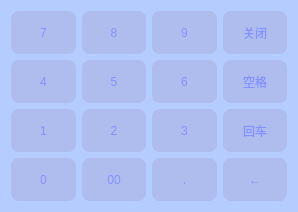
<?xml version="1.0" encoding="UTF-8"?>
<ui version="4.0">
 <class>frmNum</class>
 <widget class="QWidget" name="frmNum">
  <property name="geometry">
   <rect>
    <x>0</x>
    <y>0</y>
    <width>298</width>
    <height>212</height>
   </rect>
  </property>
  <property name="windowTitle">
   <string>数字键盘</string>
  </property>
  <property name="styleSheet">
   <string notr="true">
QWidget
{
	
	background-color: rgb(180, 204, 255);
}
QPushButton
{
	
	font: 75 16pt &quot;华康娃娃体W5(P)&quot;;
	
	color: rgb(133, 145, 255);
	background-color: rgba(145,111, 155,43);
	border:none;
	border-radius:8px;
}
QPushButton:pressed
{
	
	background-color: rgba(145,111, 155, 83);
	border:none;
	border-radius:8px;
}</string>
  </property>
  <layout class="QGridLayout" name="gridLayout">
   <item row="0" column="0">
    <widget class="QPushButton" name="btn7">
     <property name="sizePolicy">
      <sizepolicy hsizetype="Ignored" vsizetype="Expanding">
       <horstretch>0</horstretch>
       <verstretch>0</verstretch>
      </sizepolicy>
     </property>
     <property name="focusPolicy">
      <enum>Qt::NoFocus</enum>
     </property>
     <property name="text">
      <string>7</string>
     </property>
     <property name="flat">
      <bool>false</bool>
     </property>
    </widget>
   </item>
   <item row="0" column="1">
    <widget class="QPushButton" name="btn8">
     <property name="sizePolicy">
      <sizepolicy hsizetype="Ignored" vsizetype="Expanding">
       <horstretch>0</horstretch>
       <verstretch>0</verstretch>
      </sizepolicy>
     </property>
     <property name="focusPolicy">
      <enum>Qt::NoFocus</enum>
     </property>
     <property name="text">
      <string>8</string>
     </property>
     <property name="flat">
      <bool>false</bool>
     </property>
    </widget>
   </item>
   <item row="0" column="2">
    <widget class="QPushButton" name="btn9">
     <property name="sizePolicy">
      <sizepolicy hsizetype="Ignored" vsizetype="Expanding">
       <horstretch>0</horstretch>
       <verstretch>0</verstretch>
      </sizepolicy>
     </property>
     <property name="focusPolicy">
      <enum>Qt::NoFocus</enum>
     </property>
     <property name="text">
      <string>9</string>
     </property>
    </widget>
   </item>
   <item row="0" column="3">
    <widget class="QPushButton" name="btnClose">
     <property name="sizePolicy">
      <sizepolicy hsizetype="Ignored" vsizetype="Expanding">
       <horstretch>0</horstretch>
       <verstretch>0</verstretch>
      </sizepolicy>
     </property>
     <property name="focusPolicy">
      <enum>Qt::NoFocus</enum>
     </property>
     <property name="text">
      <string>关闭</string>
     </property>
    </widget>
   </item>
   <item row="1" column="0">
    <widget class="QPushButton" name="btn4">
     <property name="sizePolicy">
      <sizepolicy hsizetype="Ignored" vsizetype="Expanding">
       <horstretch>0</horstretch>
       <verstretch>0</verstretch>
      </sizepolicy>
     </property>
     <property name="focusPolicy">
      <enum>Qt::NoFocus</enum>
     </property>
     <property name="text">
      <string>4</string>
     </property>
     <property name="flat">
      <bool>false</bool>
     </property>
    </widget>
   </item>
   <item row="1" column="1">
    <widget class="QPushButton" name="btn5">
     <property name="sizePolicy">
      <sizepolicy hsizetype="Ignored" vsizetype="Expanding">
       <horstretch>0</horstretch>
       <verstretch>0</verstretch>
      </sizepolicy>
     </property>
     <property name="focusPolicy">
      <enum>Qt::NoFocus</enum>
     </property>
     <property name="text">
      <string>5</string>
     </property>
     <property name="flat">
      <bool>false</bool>
     </property>
    </widget>
   </item>
   <item row="1" column="2">
    <widget class="QPushButton" name="btn6">
     <property name="sizePolicy">
      <sizepolicy hsizetype="Ignored" vsizetype="Expanding">
       <horstretch>0</horstretch>
       <verstretch>0</verstretch>
      </sizepolicy>
     </property>
     <property name="focusPolicy">
      <enum>Qt::NoFocus</enum>
     </property>
     <property name="text">
      <string>6</string>
     </property>
    </widget>
   </item>
   <item row="1" column="3">
    <widget class="QPushButton" name="btnSpace">
     <property name="sizePolicy">
      <sizepolicy hsizetype="Ignored" vsizetype="Expanding">
       <horstretch>0</horstretch>
       <verstretch>0</verstretch>
      </sizepolicy>
     </property>
     <property name="focusPolicy">
      <enum>Qt::NoFocus</enum>
     </property>
     <property name="text">
      <string>空格</string>
     </property>
    </widget>
   </item>
   <item row="2" column="0">
    <widget class="QPushButton" name="btn1">
     <property name="sizePolicy">
      <sizepolicy hsizetype="Ignored" vsizetype="Expanding">
       <horstretch>0</horstretch>
       <verstretch>0</verstretch>
      </sizepolicy>
     </property>
     <property name="focusPolicy">
      <enum>Qt::NoFocus</enum>
     </property>
     <property name="text">
      <string>1</string>
     </property>
     <property name="flat">
      <bool>false</bool>
     </property>
    </widget>
   </item>
   <item row="2" column="1">
    <widget class="QPushButton" name="btn2">
     <property name="sizePolicy">
      <sizepolicy hsizetype="Ignored" vsizetype="Expanding">
       <horstretch>0</horstretch>
       <verstretch>0</verstretch>
      </sizepolicy>
     </property>
     <property name="focusPolicy">
      <enum>Qt::NoFocus</enum>
     </property>
     <property name="text">
      <string>2</string>
     </property>
     <property name="flat">
      <bool>false</bool>
     </property>
    </widget>
   </item>
   <item row="2" column="2">
    <widget class="QPushButton" name="btn3">
     <property name="sizePolicy">
      <sizepolicy hsizetype="Ignored" vsizetype="Expanding">
       <horstretch>0</horstretch>
       <verstretch>0</verstretch>
      </sizepolicy>
     </property>
     <property name="focusPolicy">
      <enum>Qt::NoFocus</enum>
     </property>
     <property name="text">
      <string>3</string>
     </property>
    </widget>
   </item>
   <item row="2" column="3">
    <widget class="QPushButton" name="btnEnter">
     <property name="sizePolicy">
      <sizepolicy hsizetype="Ignored" vsizetype="Expanding">
       <horstretch>0</horstretch>
       <verstretch>0</verstretch>
      </sizepolicy>
     </property>
     <property name="focusPolicy">
      <enum>Qt::NoFocus</enum>
     </property>
     <property name="text">
      <string>回车</string>
     </property>
    </widget>
   </item>
   <item row="3" column="0">
    <widget class="QPushButton" name="btn0">
     <property name="sizePolicy">
      <sizepolicy hsizetype="Ignored" vsizetype="Expanding">
       <horstretch>0</horstretch>
       <verstretch>0</verstretch>
      </sizepolicy>
     </property>
     <property name="focusPolicy">
      <enum>Qt::NoFocus</enum>
     </property>
     <property name="text">
      <string>0</string>
     </property>
    </widget>
   </item>
   <item row="3" column="1">
    <widget class="QPushButton" name="btn00">
     <property name="sizePolicy">
      <sizepolicy hsizetype="Ignored" vsizetype="Expanding">
       <horstretch>0</horstretch>
       <verstretch>0</verstretch>
      </sizepolicy>
     </property>
     <property name="focusPolicy">
      <enum>Qt::NoFocus</enum>
     </property>
     <property name="text">
      <string>00</string>
     </property>
    </widget>
   </item>
   <item row="3" column="2">
    <widget class="QPushButton" name="btnDot">
     <property name="sizePolicy">
      <sizepolicy hsizetype="Ignored" vsizetype="Expanding">
       <horstretch>0</horstretch>
       <verstretch>0</verstretch>
      </sizepolicy>
     </property>
     <property name="focusPolicy">
      <enum>Qt::NoFocus</enum>
     </property>
     <property name="text">
      <string>.</string>
     </property>
    </widget>
   </item>
   <item row="3" column="3">
    <widget class="QPushButton" name="btnDelete">
     <property name="sizePolicy">
      <sizepolicy hsizetype="Ignored" vsizetype="Expanding">
       <horstretch>0</horstretch>
       <verstretch>0</verstretch>
      </sizepolicy>
     </property>
     <property name="focusPolicy">
      <enum>Qt::NoFocus</enum>
     </property>
     <property name="text">
      <string>←</string>
     </property>
    </widget>
   </item>
  </layout>
 </widget>
 <resources/>
 <connections/>
</ui>
